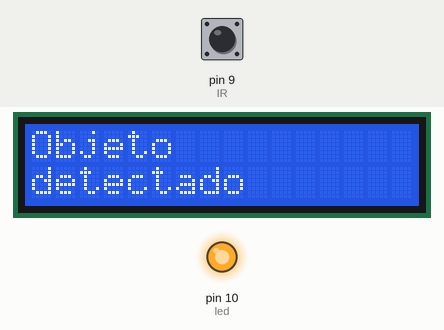
The sketch below on a simulated Arduino Uno, built with avr-gcc and run on an emulated ATmega328P. Parts: 16×2 character LCD, output pins drawn as LEDs (lit = HIGH). Dashed ring = blinking. The inputs (shaded band) are chosen by the test bench; at power-on: pin 9 (IR) HIGH.

Above: at 1.2 s.
1.3 s: pin 9 (IR) driven LOW
At 2.3 s:
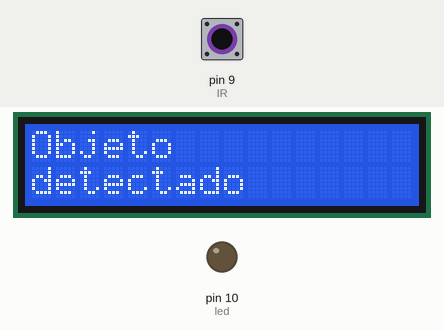
2.8 s: pin 9 (IR) driven HIGH
At 3.3 s:
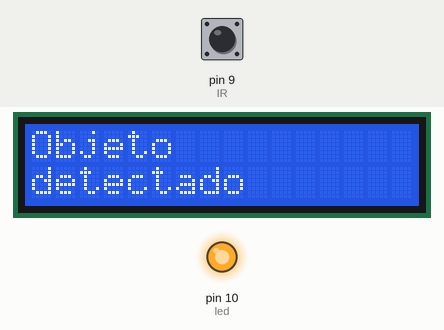
4.3 s: pin 9 (IR) driven LOW
At 5.5 s:
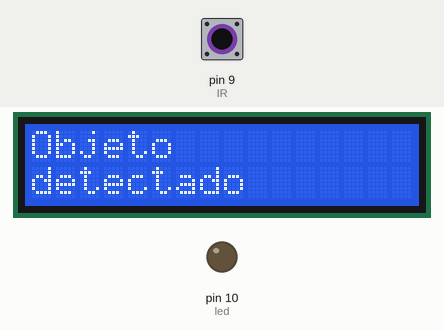
5.8 s: pin 9 (IR) pulsed HIGH 2 times (0.12 s each, 0.3 s apart)
At 5.86 s:
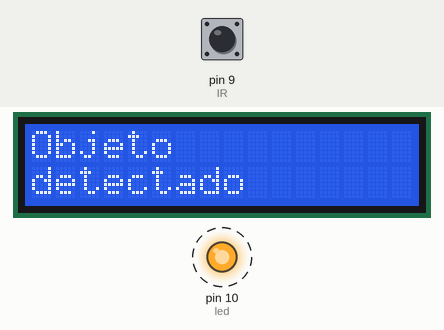
Timing chart, 0 to 8.8 s (numbered marks = the images above; inputs shaded):
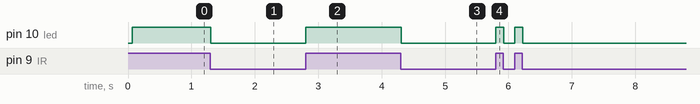

Measured:
- after the input at 1.3 s, pin 10 (led): HIGH → LOW at once
- after the input at 2.8 s, pin 10 (led): LOW → HIGH at once
- after the input at 4.3 s, pin 10 (led): HIGH → LOW at once
- after the input at 5.8 s, pin 10 (led): alternates HIGH for 0.12 s and LOW for 0.18 s, 4 changes in all, then stays LOW, starting at once

The sketch:

ExSensor.ino
```cpp
// dados para LCD:
// lcd.setCursor(0, 0); --> coloca o cursor na (coluna 0, linha 0)

#include <LiquidCrystal.h>
#define IR 9
#define led 10

LiquidCrystal lcd(12, 11, 5, 4, 3, 2);

void setup()
{
  Serial.begin(9600);
  lcd.begin(16, 2); //inicia lcd
  pinMode(led, OUTPUT);
  pinMode(IR, INPUT);
  lcd.setCursor(0, 0);
}

void loop()
{
  bool sinal;
  sinal = digitalRead(IR);

  if(sinal == 0){

    lcd.print("Objeto nao");
    lcd.setCursor(0,1);
    lcd.print("detectado         ");

    digitalWrite(led, LOW);
  }
  else if(sinal == 1){

    lcd.print("Objeto");
    lcd.setCursor(0,1);
    lcd.print("detectado       ");

    digitalWrite(led, HIGH);
  }

} 
```
